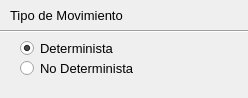
     <widget class="QWidget" name="antMovementContents">
      <property name="geometry">
       <rect>
        <x>0</x>
        <y>0</y>
        <width>248</width>
        <height>98</height>
       </rect>
      </property>
      <widget class="Line" name="antMovementLine">
       <property name="geometry">
        <rect>
         <x>0</x>
         <y>30</y>
         <width>250</width>
         <height>3</height>
        </rect>
       </property>
       <property name="orientation">
        <enum>Qt::Horizontal</enum>
       </property>
      </widget>
      <widget class="QLabel" name="antMovementLabel">
       <property name="geometry">
        <rect>
         <x>10</x>
         <y>0</y>
         <width>131</width>
         <height>31</height>
        </rect>
       </property>
       <property name="font">
        <font>
         <pointsize>10</pointsize>
        </font>
       </property>
       <property name="lineWidth">
        <number>3</number>
       </property>
       <property name="text">
        <string>Tipo de Movimiento</string>
       </property>
      </widget>
      <widget class="QRadioButton" name="deterministicRadioButton">
       <property name="geometry">
        <rect>
         <x>20</x>
         <y>40</y>
         <width>121</width>
         <height>17</height>
        </rect>
       </property>
       <property name="font">
        <font>
         <family>MS Shell Dlg 2</family>
         <pointsize>10</pointsize>
        </font>
       </property>
       <property name="text">
        <string>Determinista</string>
       </property>
       <property name="checked">
        <bool>true</bool>
       </property>
      </widget>
      <widget class="QRadioButton" name="nonDeterministicRadioButton">
       <property name="geometry">
        <rect>
         <x>20</x>
         <y>60</y>
         <width>121</width>
         <height>17</height>
        </rect>
       </property>
       <property name="font">
        <font>
         <family>MS Shell Dlg 2</family>
         <pointsize>10</pointsize>
        </font>
       </property>
       <property name="text">
        <string>No Determinista</string>
       </property>
      </widget>
     </widget>
